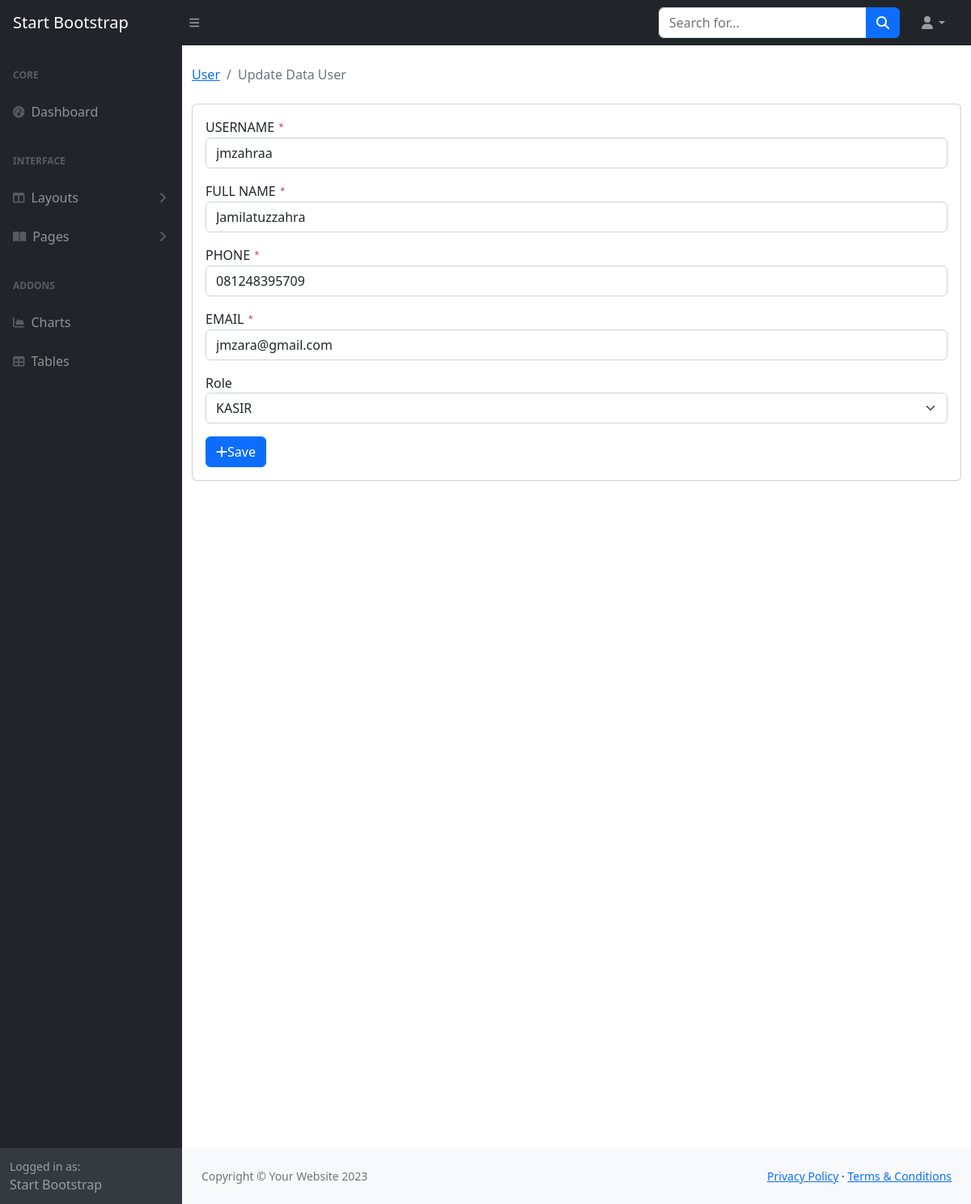
/user/getedit/4, run on the app's committed database.
### tables this page shows
CREATE TABLE `user` (
  `id` int NOT NULL,
  `nik` char(20) NOT NULL,
  `username` char(100) NOT NULL,
  `full_name` varchar(255) NOT NULL,
  `password` varchar(255) NOT NULL,
  `role` char(20) NOT NULL,
  `phone` char(20) NOT NULL,
  `email` varchar(100) NOT NULL,
  `alamat` varchar(255) NOT NULL,
  `is_active` int NOT NULL
);

### application/views/template/main.php (called while the page is built, shortened)
<?php
$this->load->view('template/header');
$this->load->view('template/navbar');
$this->load->view('template/sidebar');
$this->load->view($content);

### application/controllers/User.php (called while the page is built, shortened)
<?php
class User extends CI_Controller {
  public function __construct()
  {
    $this->load->model("User_model");
    $this->load->library('form_validation');
  }
  public function getedit($id)
  {
    $data = array (
      'title' => 'Update Data User',
      'user' => $this->User_model->getById($id),
      'content' => 'user/edit_form'
    );
    $this->load->view('template/main',$data);
  }
}

### index.php (called while the page is built, shortened)
<?php
require_once BASEPATH.'core/CodeIgniter.php';

### application/models/User_model.php (called while the page is built, shortened)
<?php
class User_model extends CI_Model
{
  protected $_table = 'user';
  public function getById($id)
  {
    return $this->db->get_where($this->_table, ["id" => $id])->row();
  }
}

### application/views/user/edit_form.php (the view, shortened to what this page needs)
<main>
  <div class="container-fluid">
    <ol class="breadcrumb mb-4">
      <li class="breadcrumb-item active"><a href="<?php echo site_url('user') ?>">User</a></li>
      <li class="breadcrumb-item active"><?php echo $title ?></li>
    </ol>
    <div class="card mb-4">
      <div class="card-body">
        <form action="<?php echo site_url('user/edit') ?>" method="post">
          <div class="mb-3">
            <label for="username">USERNAME <code>*</code></label>
            <input class="form-control" <?php echo form_error('username') ? 'is-invalid' : '' ?>"
              type="text" name="username" value="<?= $user->username; ?>" placeholder="USERNAME" required />
          </div>
          <div class="mb-3">
            <label for="full_name">FULL NAME <code>*</code></label>
            <input class="form-control" type="text" name="full_name" value="<?= $user->full_name; ?>" placeholder="FULL NAME" required />
          </div>
          <div class="mb-3">
            <label for="phone">PHONE <code>*</code></label>
            <input class="form-control" type="text" name="phone" value="<?= $user->phone; ?>" placeholder="PHONE" required />
          </div>
          <div class="mb-3">
            <label for="email">EMAIL <code>*</code></label>
            <input class="form-control" type="email" name="email" value="<?= $user->email; ?>" placeholder="EMAIL" required />
          </div>
          <div class="mb-3">
            <label for="role">Role</label>
            <select class="form-select" id="role" name="role" required>
              <?php if ($user->role == 'PEMILIK') { ?>
                <option value="PEMILIK" selected>PEMILIK</option>
                <option value="ADMIN">ADMIN</option>
                <option value="KASIR">KASIR</option>
              <?php } else if ($user->role == 'ADMIN') { ?>
                <option value="PEMILIK">PEMILIK</option>
                <option value="ADMIN" selected>ADMIN</option>
                <option value="KASIR">KASIR</option>
              <?php } else { ?>
                <option value="KASIR" selected>KASIR</option>
              <?php } ?>
            </select>
          </div>
          <button class="btn btn-primary" type="submit"><i class="fas fa-plus"></i>Save</button>
        </form>
      </div>
    </div>
    <div style="height: 100vh"></div>
  </div>
</main>

### data on the page
user: username "jmzahraa", full_name "Jamilatuzzahra", phone "081248395709", email "jmzara@gmail.com", role "KASIR"

### other printed values
$title "Update Data User"
